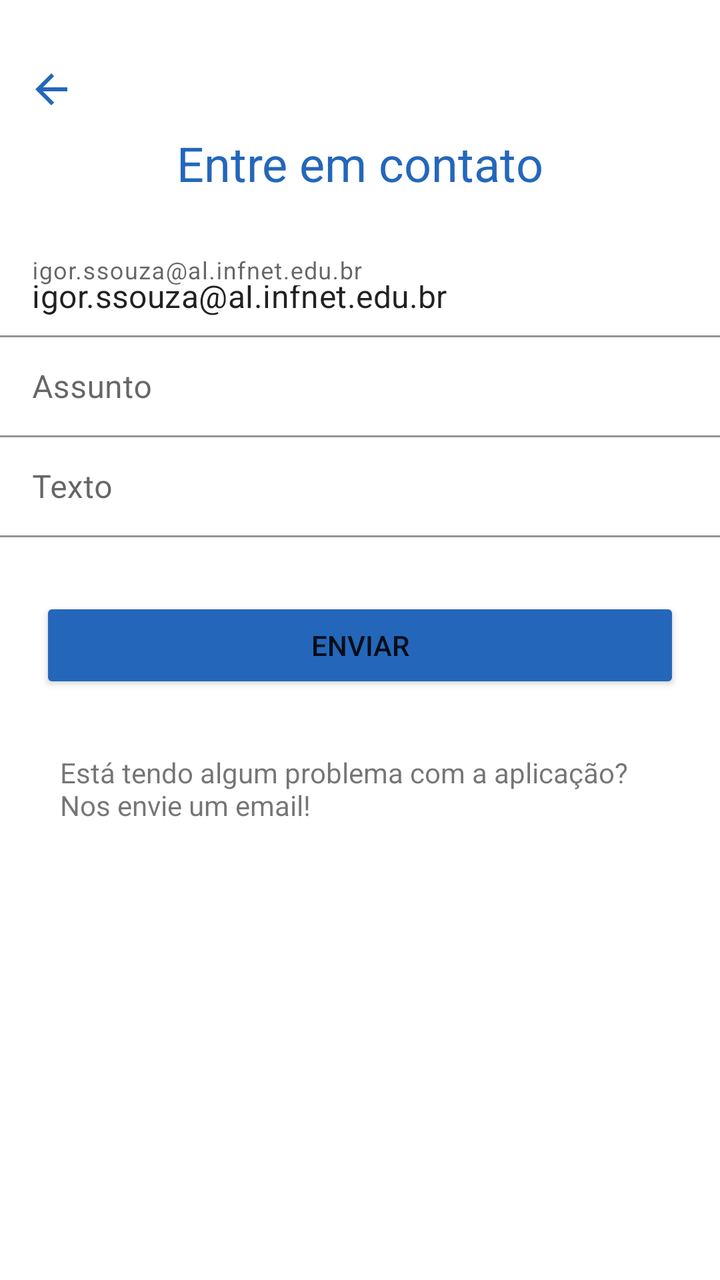
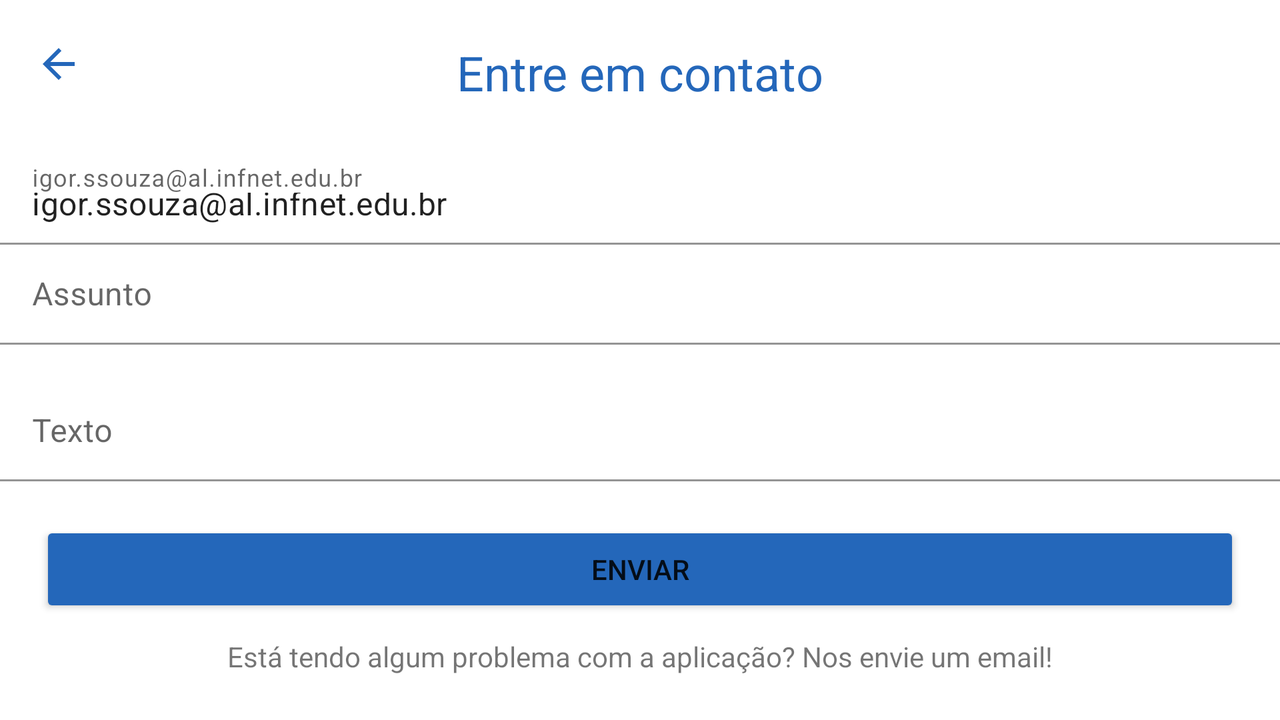

Two renders of one Android screen. The first uses the default layout on a phone; the second uses the alternative layout the repository ships for a different screen configuration, on a matching device. The two XML files are below.
<!-- AndroidManifest.xml: application theme Theme.AT1 -->
<!-- res/layout/fragment_fale_conosco.xml -->
<?xml version="1.0" encoding="utf-8"?>
<androidx.constraintlayout.widget.ConstraintLayout xmlns:android="http://schemas.android.com/apk/res/android"
    xmlns:app="http://schemas.android.com/apk/res-auto"
    xmlns:tools="http://schemas.android.com/tools"
    android:layout_width="match_parent"
    android:layout_height="match_parent"
    tools:context=".View.FaleConoscoFragment">

    <com.google.android.material.textfield.TextInputLayout
        android:id="@+id/textInputLayout2"
        android:layout_width="0dp"
        android:layout_height="50dp"
        android:layout_marginBottom="387dp"
        app:layout_constraintBottom_toBottomOf="parent"
        app:layout_constraintEnd_toEndOf="parent"
        app:layout_constraintHorizontal_bias="0.0"
        app:layout_constraintStart_toStartOf="parent"
        app:layout_constraintTop_toBottomOf="@+id/textInputLayout">

        <com.google.android.material.textfield.TextInputEditText
            android:id="@+id/tvtexto"
            android:layout_width="match_parent"
            android:layout_height="wrap_content"
            android:layout_weight="1"
            android:background="#FFFFFF"
            android:hint="@string/txt" />
    </com.google.android.material.textfield.TextInputLayout>

    <com.google.android.material.textfield.TextInputLayout
        android:id="@+id/textInputLayout3"
        android:layout_width="match_parent"
        android:layout_height="50dp"
        android:layout_marginTop="134dp"
        app:layout_constraintBottom_toTopOf="@+id/textInputLayout"
        app:layout_constraintEnd_toEndOf="parent"
        app:layout_constraintHorizontal_bias="0.0"
        app:layout_constraintStart_toStartOf="parent"
        app:layout_constraintTop_toTopOf="parent">

        <com.google.android.material.textfield.TextInputEditText
            android:id="@+id/tvemail"
            android:layout_width="match_parent"
            android:layout_height="wrap_content"
            android:background="#FFFFFF"
            android:focusable="false"
            android:hint="@string/email"
            android:inputType="none"
            android:text="@string/email" />
    </com.google.android.material.textfield.TextInputLayout>

    <com.google.android.material.textfield.TextInputLayout
        android:id="@+id/textInputLayout"
        android:layout_width="match_parent"
        android:layout_height="50dp"
        app:layout_constraintBottom_toTopOf="@+id/textInputLayout2"
        app:layout_constraintEnd_toEndOf="parent"
        app:layout_constraintHorizontal_bias="0.0"
        app:layout_constraintStart_toStartOf="parent"
        app:layout_constraintTop_toBottomOf="@+id/textInputLayout3">

        <com.google.android.material.textfield.TextInputEditText
            android:id="@+id/tvassunto"
            android:layout_width="match_parent"
            android:layout_height="wrap_content"
            android:background="#FFFFFF"
            android:hint="@string/Assunto" />
    </com.google.android.material.textfield.TextInputLayout>

    <TextView
        android:id="@+id/textView7"
        android:layout_width="wrap_content"
        android:layout_height="wrap_content"
        android:text="@string/entreemcontato"
        android:textColor="#2467BA"
        android:textSize="24sp"
        app:layout_constraintBottom_toTopOf="@+id/textInputLayout3"
        app:layout_constraintEnd_toEndOf="parent"
        app:layout_constraintStart_toStartOf="parent"
        app:layout_constraintTop_toTopOf="parent"
        app:layout_constraintVertical_bias="0.76" />

    <Button
        android:id="@+id/btnenviar"
        android:layout_width="0dp"
        android:layout_height="wrap_content"
        android:layout_marginLeft="20dp"
        android:layout_marginTop="30dp"
        android:layout_marginRight="20dp"
        android:layout_marginBottom="354dp"
        android:backgroundTint="#2467BA"
        android:text="@string/enviar"
        app:layout_constraintBottom_toBottomOf="parent"
        app:layout_constraintEnd_toEndOf="parent"
        app:layout_constraintHorizontal_bias="0.4"
        app:layout_constraintStart_toStartOf="parent"
        app:layout_constraintTop_toBottomOf="@+id/textInputLayout2"
        app:layout_constraintVertical_bias="0.0" />

    <ImageView
        android:id="@+id/voltartoinitial"
        android:layout_width="wrap_content"
        android:layout_height="wrap_content"
        android:layout_marginTop="20dp"
        android:tint="#2467BA"
        app:layout_constraintBottom_toTopOf="@+id/textView7"
        app:layout_constraintEnd_toEndOf="parent"
        app:layout_constraintHorizontal_bias="0.041"
        app:layout_constraintStart_toStartOf="parent"
        app:layout_constraintTop_toTopOf="parent"
        app:layout_constraintVertical_bias="0.584"
        app:srcCompat="?attr/actionModeCloseDrawable" />

    <TextView
        android:id="@+id/textView6"
        android:layout_width="wrap_content"
        android:layout_height="wrap_content"
        android:padding="30dp"
        android:text="@string/problema"
        app:layout_constraintBottom_toBottomOf="parent"
        app:layout_constraintEnd_toEndOf="parent"
        app:layout_constraintHorizontal_bias="0.0"
        app:layout_constraintStart_toStartOf="parent"
        app:layout_constraintTop_toBottomOf="@+id/btnenviar"
        app:layout_constraintVertical_bias="0.0" />

</androidx.constraintlayout.widget.ConstraintLayout>
<!-- resources referenced by this layout -->
<resources>
  <string name="Assunto">Assunto</string>
  <string name="email">igor.ssouza@al.infnet.edu.br</string>
  <string name="entreemcontato">Entre em contato </string>
  <string name="enviar">Enviar</string>
  <string name="problema">Está tendo algum problema com a aplicação? Nos envie um email!</string>
  <string name="txt">Texto</string>
  <style name="Theme.AT1" parent="Theme.MaterialComponents.DayNight.NoActionBar">
          
          <item name="colorPrimary">@color/purple_500</item>
          <item name="colorPrimaryVariant">@color/purple_700</item>
          <item name="colorOnPrimary">@color/white</item>
          
          <item name="colorSecondary">@color/teal_200</item>
          <item name="colorSecondaryVariant">@color/teal_700</item>
          <item name="colorOnSecondary">@color/black</item>
          
          <item name="android:statusBarColor" tools:targetApi="l">?attr/colorPrimaryVariant</item>
          
      </style>
  <color name="purple_500">#FF6200EE</color>
  <color name="purple_700">#FF3700B3</color>
  <color name="white">#FFFFFFFF</color>
  <color name="teal_200">#FF03DAC5</color>
  <color name="teal_700">#FF018786</color>
  <color name="black">#FF000000</color>
</resources>
<!-- res/layout-land/fragment_fale_conosco.xml (the author's variant of the layout above) -->
<!-- drawn on the phone turned sideways -->
<?xml version="1.0" encoding="utf-8"?>
<androidx.constraintlayout.widget.ConstraintLayout xmlns:android="http://schemas.android.com/apk/res/android"
    xmlns:app="http://schemas.android.com/apk/res-auto"
    xmlns:tools="http://schemas.android.com/tools"
    android:layout_width="match_parent"
    android:layout_height="match_parent"
    tools:context=".View.FaleConoscoFragment">

    <com.google.android.material.textfield.TextInputLayout
        android:id="@+id/textInputLayout2"
        android:layout_width="0dp"
        android:layout_height="50dp"
        android:layout_marginTop="26dp"
        app:layout_constraintBottom_toTopOf="@+id/btnenviar"
        app:layout_constraintEnd_toEndOf="parent"
        app:layout_constraintHorizontal_bias="0.0"
        app:layout_constraintStart_toStartOf="parent"
        app:layout_constraintTop_toBottomOf="@+id/textInputLayout"
        app:layout_constraintVertical_bias="0.0">

        <com.google.android.material.textfield.TextInputEditText
            android:id="@+id/tvtexto"
            android:layout_width="match_parent"
            android:layout_height="wrap_content"
            android:layout_weight="1"
            android:background="#FFFFFF"
            android:hint="@string/txt" />
    </com.google.android.material.textfield.TextInputLayout>

    <com.google.android.material.textfield.TextInputLayout
        android:id="@+id/textInputLayout3"
        android:layout_width="match_parent"
        android:layout_height="50dp"
        app:layout_constraintBottom_toTopOf="@+id/textInputLayout"
        app:layout_constraintEnd_toEndOf="parent"
        app:layout_constraintStart_toStartOf="parent"
        app:layout_constraintTop_toBottomOf="@+id/textView7">

        <com.google.android.material.textfield.TextInputEditText
            android:id="@+id/tvemail"
            android:layout_width="match_parent"
            android:layout_height="wrap_content"
            android:background="#FFFFFF"
            android:focusable="false"
            android:hint="@string/email"
            android:inputType="none"
            android:text="@string/email" />
    </com.google.android.material.textfield.TextInputLayout>

    <com.google.android.material.textfield.TextInputLayout
        android:id="@+id/textInputLayout"
        android:layout_width="0dp"
        android:layout_height="50dp"
        app:layout_constraintBottom_toTopOf="@+id/btnenviar"
        app:layout_constraintEnd_toEndOf="parent"
        app:layout_constraintHorizontal_bias="0.0"
        app:layout_constraintStart_toStartOf="parent"
        app:layout_constraintTop_toBottomOf="@+id/textInputLayout3"
        app:layout_constraintVertical_bias="0.075">

        <com.google.android.material.textfield.TextInputEditText
            android:id="@+id/tvassunto"
            android:layout_width="match_parent"
            android:layout_height="wrap_content"
            android:background="#FFFFFF"
            android:hint="@string/Assunto" />
    </com.google.android.material.textfield.TextInputLayout>

    <TextView
        android:id="@+id/textView7"
        android:layout_width="wrap_content"
        android:layout_height="wrap_content"
        android:layout_marginTop="20dp"
        android:layout_marginBottom="20dp"
        android:text="@string/entreemcontato"
        android:textColor="#2467BA"
        android:textSize="24sp"
        app:layout_constraintBottom_toTopOf="@+id/textInputLayout3"
        app:layout_constraintEnd_toEndOf="parent"
        app:layout_constraintStart_toStartOf="parent"
        app:layout_constraintTop_toTopOf="parent" />

    <Button
        android:id="@+id/btnenviar"
        android:layout_width="0dp"
        android:layout_height="wrap_content"
        android:layout_marginLeft="20dp"
        android:layout_marginTop="20dp"
        android:layout_marginRight="20dp"
        android:backgroundTint="#2467BA"
        android:text="@string/enviar"
        app:layout_constraintBottom_toTopOf="@+id/textView6"
        app:layout_constraintEnd_toEndOf="parent"
        app:layout_constraintStart_toStartOf="parent"
        app:layout_constraintTop_toBottomOf="@+id/textInputLayout2" />

    <ImageView
        android:id="@+id/voltartoinitial"
        android:layout_width="wrap_content"
        android:layout_height="wrap_content"
        android:layout_marginTop="20dp"
        android:tint="#2467BA"
        app:layout_constraintBottom_toTopOf="@+id/textView7"
        app:layout_constraintEnd_toEndOf="parent"
        app:layout_constraintHorizontal_bias="0.028"
        app:layout_constraintStart_toStartOf="parent"
        app:layout_constraintTop_toTopOf="parent"
        app:layout_constraintVertical_bias="0.0"
        app:srcCompat="?attr/actionModeCloseDrawable" />

    <TextView
        android:id="@+id/textView6"
        android:layout_width="wrap_content"
        android:layout_height="wrap_content"
        android:paddingLeft="30dp"
        android:paddingTop="10dp"
        android:paddingRight="30dp"
        android:paddingBottom="30dp"
        android:text="@string/problema"
        android:textAlignment="center"
        app:layout_constraintBottom_toBottomOf="parent"
        app:layout_constraintEnd_toEndOf="parent"
        app:layout_constraintHorizontal_bias="0.498"
        app:layout_constraintStart_toStartOf="parent"
        app:layout_constraintTop_toBottomOf="@+id/btnenviar"
        app:layout_constraintVertical_bias="0.0" />

</androidx.constraintlayout.widget.ConstraintLayout>
